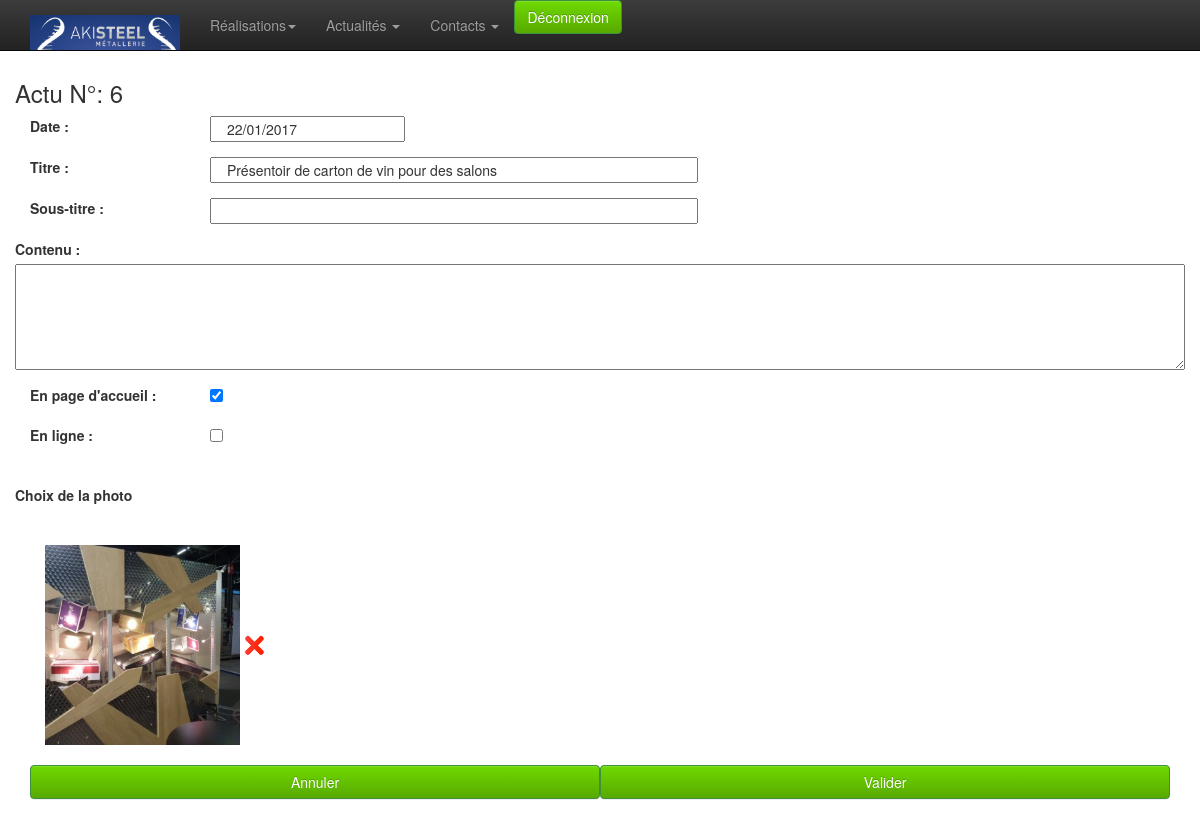
Screenshot of /admin/actualite/edition.php?id=6 (signed in) with the database file from the repository.
### tables this page shows
CREATE TABLE `news` (
  `id_news` int(11) NOT NULL AUTO_INCREMENT,
  `date_news` datetime NOT NULL,
  `titre` varchar(250) NOT NULL,
  `sous_titre` varchar(100) NOT NULL,
  `contenu` text,
  `image` varchar(250) DEFAULT NULL,
  `accueil` tinyint(4) NOT NULL DEFAULT '0',
  `online` tinyint(4) NOT NULL DEFAULT '0',
  PRIMARY KEY (`id_news`)
);

### admin/classes/StorageManager.php (called while the page is built, shortened)
<?php
class StorageManager{
	protected function dbConnect() {
		try {
			$this->mysqli = new mysqli ( DBHOST, DBUSER, DBPASSWD, DBNAME ) ;
		} catch (Exception $e) {
			throw new Exception("Erreur Connexion DB ". $e->getMessage());
		}
	}
}
?>

### admin/classes/News.php (called while the page is built, shortened)
<?php
require_once("StorageManager.php");
class News extends StorageManager {
	public function newsGet( $id, $debug=false ){
		if ( !isset( $id ) || intval( $id ) <= 0 ) {
			$requete = "SELECT * FROM `news` ORDER BY date_news DESC" ;
		}
		else {
			$requete = "SELECT * FROM `news` WHERE id_news=" . $id ;
		}
		$new_array = null;
		$result = mysqli_query($this->mysqli,$requete);
		while( $row = mysqli_fetch_assoc( $result)){
			$new_array[] = $row;
		}
		return $new_array;
	}
}

### admin/classes/utils.php (called while the page is built, shortened)
<?
	function traitement_datetime_affiche($date) {
		if ( $date != "" ) {
			$tab = explode(" ", $date);
			$tab2 = explode("-", $tab[0]);
		   	return $tab2[2] . "/" . $tab2[1] . "/" . $tab2[0] ;
		}
		else
			return "";
	}
?>

### admin/actualite/edition.php (the view, shortened to what this page needs)
<? include_once ( $_SERVER[ "DOCUMENT_ROOT" ] . "/admin/classes/utils.php" );?>
<?
	require $_SERVER[ "DOCUMENT_ROOT" ] . "/admin/classes/News.php";
	if ( !empty($_GET) ) {
		$news = new News();
		$result = $news->newsGet( $_GET[ "id" ] );
		if (empty($result)) {
			$message = 'Aucun enregistrements';
		}
		else {
			$labelTitle = 'Actu N°: '. $_GET[ "id" ];
			$titre = 		$result[ 0 ][ "titre" ];
			$sous_titre = 	$result[ 0 ][ "sous_titre" ];
			$date_news = 	traitement_datetime_affiche( $result[ 0 ][ "date_news" ] );
			$contenu = 		$result[ 0 ][ "contenu" ];
			$nom_image = 	$result[ 0 ][ "image" ];
			$accueil = 		( $result[ 0 ][ "accueil" ] == '1' ) ? "checked" : '';
			$online = 		( $result[ 0 ][ "online" ] == '1' ) ? "checked" : '';
			$image = 		( $result[ 0 ][ "image" ] != '' )
				? "/photos/news/accueil" . $result[ 0 ][ "image" ]
				: "http://www.placehold.it/200x200/EFEFEF/171717&text=Pas d'image";
		}
	}
?>
<!doctype html>
<html class="no-js" lang="fr">
	<head>
		<? include_once $_SERVER[ "DOCUMENT_ROOT" ] . "/admin/inc-meta.php";?>
	</head>
	<body>
		<? require_once $_SERVER[ "DOCUMENT_ROOT" ] . "/admin/inc-menu.php";?>
		<div class="container">
			<div class="row">
				<h3><?=$labelTitle?></h3>
				<div class="col-xs-12 col-sm-12 col-md-12">
					<form name="formulaire" class="form-horizontal" method="POST" action="./traitement.php">
						<div class="form-group" >
							<label class="col-sm-2">Date :</label>
							<input class="col-sm-2" type="text" name="datepicker" id="datepicker" required value="<?=$date_news?>" >
						</div>
						<div class="form-group" >
							<label class="col-sm-2" for="titre">Titre :</label>
							<input type="text" class="col-sm-5" name="titre" required value="<?=$titre?>">
						</div>
						<div class="form-group" >
							<label class="col-sm-2" for="sous_titre">Sous-titre :</label>
							<input type="text" class="col-sm-5" name="sous_titre" value="<?=$sous_titre?>">
						</div>
						<div class="form-group">
							<label for="contenu">Contenu :</label><br>
							<textarea class="col-sm-12" name="contenu" id="contenu" rows="5" ><?=$contenu?></textarea>
						</div>
						<div class="form-group" >
							<label class="col-sm-2" for="titre">En page d'accueil :</label>
							<input type="checkbox" name="accueil" <?=$accueil?>>
						</div>
						<div class="form-group" >
							<label class="col-sm-2" for="titre">En ligne :</label>
							<input type="checkbox" name="online" <?=$online?>>
						</div>
						<div class="form-group"><br>
							<label for="titre">Choix de la photo</label>
							<input type="hidden" name="image_ancienne" id="image_ancienne" value="<?=$nom_image?>"><br>
							<input type="hidden" name="url0" id="url0" value=""><br>
						</div>
						<div class="col-md-6" style="margin-bottom:20px;">
							<a href="javascript:openCustomRoxy('0')"><img src="<?=$image?>" id="customRoxyImage0" style="max-width:200px; height:200px;"></a>
							<img src="img/del.png" width="20" alt="Supprimer" onclick="clearImage(0)"/>
						</div>
						<button class="btn btn-success col-sm-6 annuler" type="button"> Annuler </button>
						<button class="btn btn-success col-sm-6" type="submit"> Valider </button>
					</form>
				</div>
			</div>
		</div>
	</body>
</html>

### admin/css/style.css (style rules this page uses)
body { padding-top: 60px; padding-bottom: 40px; }
.btn-success { background-color: #57a900; background-image: -moz-linear-gradient(top, #70d900, #57a900); background-image: -ms-linear-gradient(top, #70d900, #57a900); background-image: -webkit-gradient(linear, 0 0, 0 100%, from(#70d900), to(#57a900)); background-image: -webkit-linear-gradient(top, #70d900, #57a900); background-image: -o-linear-gradient(top, #70d900, #57a900); background-image: linear-gradient(top, #70d900, #57a900); filter: progid:DXImageTransform.Microsoft.gradient(startColorstr='#70d900', endColorstr='#57a900', GradientType=0); }

### rows the page displays
news: datepicker "22/01/2017", titre "Présentoir de carton de vin pour des salons", image (picture)

### other values shown
$labelTitle "Actu N°: 6"
